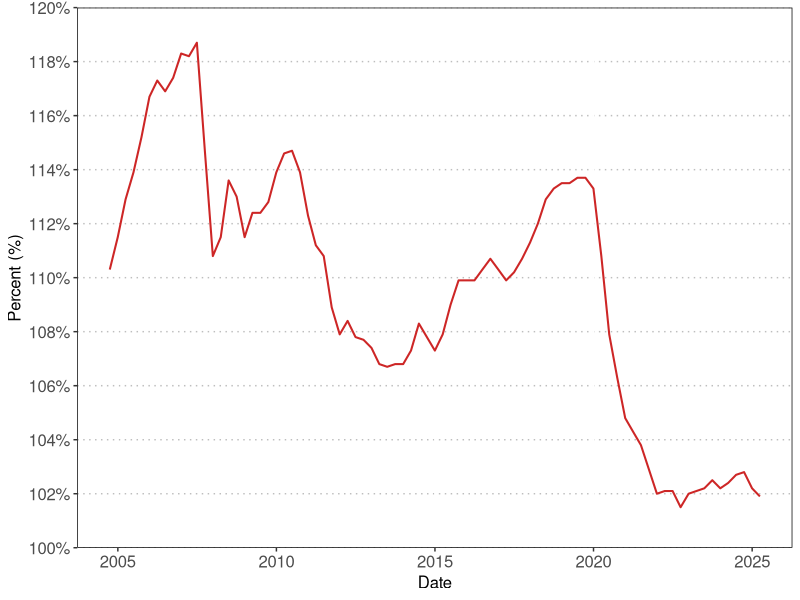
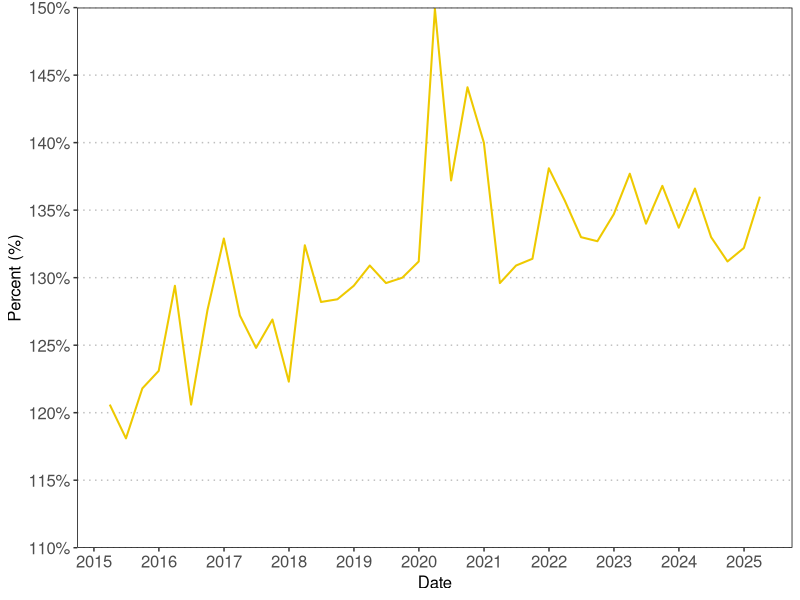
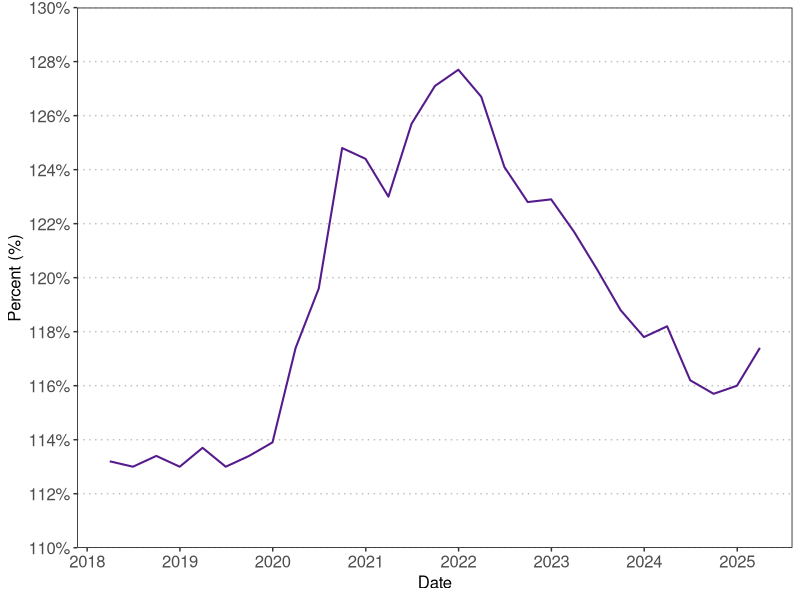
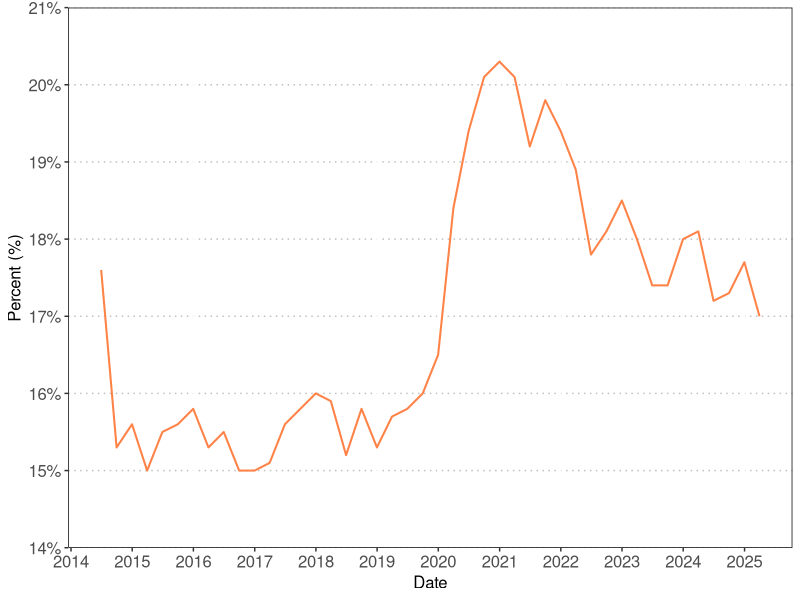

The R script that drew these images, in order:
## ---- chunk 1
library(tidyverse)
library(ggplot2)
library(scales)

gtable <- read_csv("gtable.csv")

gtable %>%
  filter(var == "Net loans to deposits", !is.na(value)) %>%
  filter(type == "All ADIs") %>%
  ggplot(aes(x = date, y = value)) +
  geom_line(linewidth = 0.7, colour="firebrick3") +
  labs(x = "Date", y = "Percent (%)") +
  theme(axis.title.x = element_text(size=12),
        axis.title.y = element_text(size=12),
        axis.text = element_text(size=12),
        panel.background = element_blank(),
        panel.border = element_rect(colour = "black", fill = NA, linewidth = 0.5),
        panel.grid.major.y = element_line(colour = "grey", linewidth = 0.5, linetype = "dotted"),
        text = element_text(family ="sans"),
        legend.title = element_blank(),
        legend.text = element_text(size=11)) +
  scale_y_continuous(expand = expansion(mult = 0), 
                     labels = scales::label_percent(),
                     limits = c(1, 1.2),
                     breaks = seq(1, 1.2, 0.02))
## ---- chunk 2
liqtable <- read_csv("liqtable.csv")

liqtable %>%
  filter(var == "Liquidity coverage ratio (LCR)", !is.na(value)) %>%
  filter(type == "LCR ADIs") %>%
  ggplot(aes(x = date, y = value)) +
  geom_line(linewidth = 0.7, colour="gold2") +
  labs(x = "Date", y = "Percent (%)") +
  theme(axis.title.x = element_text(size=12),
        axis.title.y = element_text(size=12),
        axis.text = element_text(size=12),
        panel.background = element_blank(),
        panel.border = element_rect(colour = "black", fill = NA, linewidth = 0.5),
        panel.grid.major.y = element_line(colour = "grey", linewidth = 0.5, linetype = "dotted"),
        text = element_text(family ="sans"),
        legend.title = element_blank(),
        legend.text = element_text(size=11)) +
  scale_y_continuous(expand = expansion(mult = 0), 
                     labels = scales::label_percent(),
                     limits = c(1.1, 1.5),
                     breaks = seq(1.1, 1.5, 0.05)) +
  scale_x_date(date_breaks = "1 year",
               date_labels = "%Y")
## ---- chunk 3
liqtable <- read_csv("liqtable.csv")

liqtable %>%
  filter(var == "NSFR ratio", !is.na(value)) %>%
  filter(type == "LCR ADIs") %>%
  ggplot(aes(x = date, y = value)) +
  geom_line(linewidth = 0.7, colour="purple4") +
  labs(x = "Date", y = "Percent (%)") +
  theme(axis.title.x = element_text(size=12),
        axis.title.y = element_text(size=12),
        axis.text = element_text(size=12),
        panel.background = element_blank(),
        panel.border = element_rect(colour = "black", fill = NA, linewidth = 0.5),
        panel.grid.major.y = element_line(colour = "grey", linewidth = 0.5, linetype = "dotted"),
        text = element_text(family ="sans"),
        legend.title = element_blank(),
        legend.text = element_text(size=11)) +
  scale_y_continuous(expand = expansion(mult = 0), 
                     labels = scales::label_percent(),
                     limits = c(1.1, 1.3),
                     breaks = seq(1.1, 1.3, 0.02)) +
  scale_x_date(date_breaks = "1 year",
               date_labels = "%Y")
## ---- chunk 4
liqtable <- read_csv("liqtable.csv")

liqtable %>%
  filter(var == "MLH ratio", !is.na(value)) %>%
  filter(type == "MLH ADIs") %>%
  ggplot(aes(x = date, y = value)) +
  geom_line(linewidth = 0.7, colour="sienna1") +
  labs(x = "Date", y = "Percent (%)") +
  theme(axis.title.x = element_text(size=12),
        axis.title.y = element_text(size=12),
        axis.text = element_text(size=12),
        panel.background = element_blank(),
        panel.border = element_rect(colour = "black", fill = NA, linewidth = 0.5),
        panel.grid.major.y = element_line(colour = "grey", linewidth = 0.5, linetype = "dotted"),
        text = element_text(family ="sans"),
        legend.title = element_blank(),
        legend.text = element_text(size=11)) +
  scale_y_continuous(expand = expansion(mult = 0), 
                     labels = scales::label_percent(1),
                     limits = c(0.14, 0.21),
                     breaks = seq(0.14, 0.21, 0.01)) +
  scale_x_date(date_breaks = "1 year",
               date_labels = "%Y")
